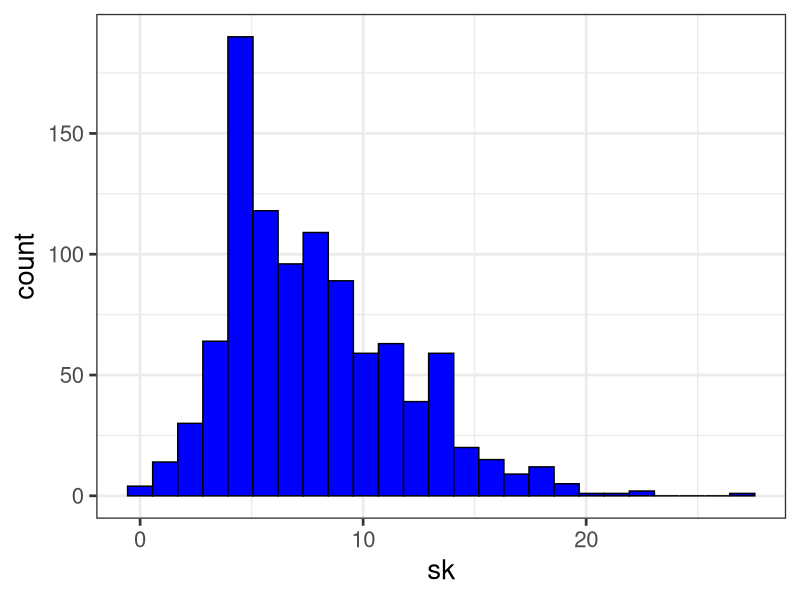
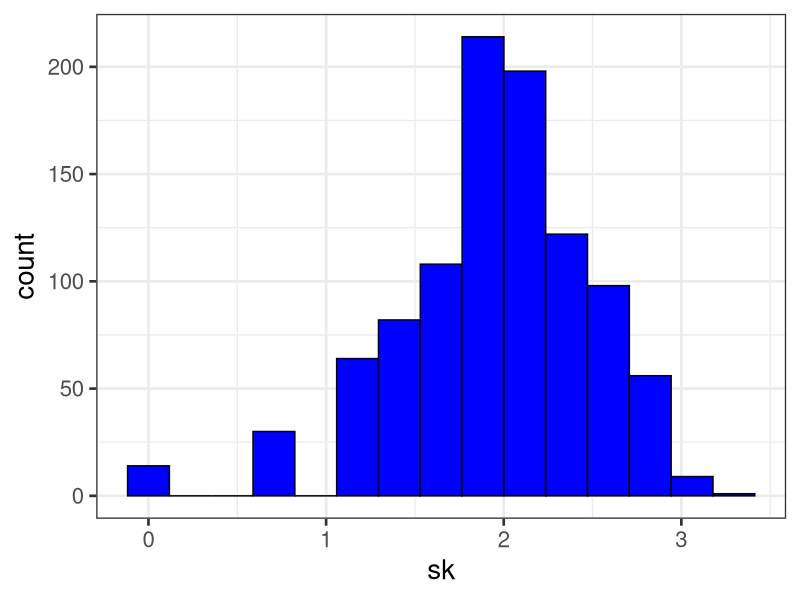

The R script that drew these images, in order:
#####
#Random Samples
#####

x=runif(50,0,200)
round(x,0)

y = round (runif(50,0,200),0)
y
length (x)

y

z = round (runif(10,1,29),0)
z


########
#Stratified Random Samples
########

burned = seq(1,100,by=1)
treated = seq(101,200,by=1) 
unburned = seq(201,300,by=1)

sb = sample(burned, 50, replace=F)
length(sb)
st = sample(treated, 50, replace=F)
length(st)
su = sample(unburned, 50, replace=F)
length(su)

####
#Subsample Dataset
####

setwd("D:\\ESS4001")
data = read.csv("Grass Height Data by Treatment.csv", header=T)
head(data)
View(data)

table(data$treatment)

data$plot

install.packages("tidyverse")
library(tidyverse)

b = filter(data, treatment=="burned")
View(b)

sbb = b[sample(nrow(b), 50, replace=F),]
nrow(sbb)
dim(sbb)
sbbb = sample_n(b, size=50, replace=F)
view(sbbb)

 colnames(sbb)

mean(sbbb$avg.grass.height)

#######
#log and rank variable transformations
#######

n = 1000
sk = rnbinom(n, 8, 1/2)
sk = data.frame(sk)

head(sk)
sk

library(ggplot2)

ggplot(sk, mapping = aes(x=sk)) +
	geom_histogram(color="black", fill="blue", bins=25) +
	theme_bw(base_size=20)

lsk = log(sk)
head(lsk)
dim(lsk)

x11() # opens new graphic "device"
ggplot(lsk, mapping = aes(x=sk)) +
	geom_histogram(color="black", fill="blue", bins=15) +
	theme_bw(base_size=20)
####
#Rank transformation
#

d = data.frame(round(runif(50, 0, 200), 0))
d
colnames(d) = "d"

min(d$d)
max(d$d)
median(d$d)

d$r = rank(d)

tree = data.frame(c(31.3,29.1,32.6,19.5,37.8,29.1))  # tree height data
tree
colnames(tree) = "Tree.Height"
tree$Height.Rank = rank(tree$Tree.Height)